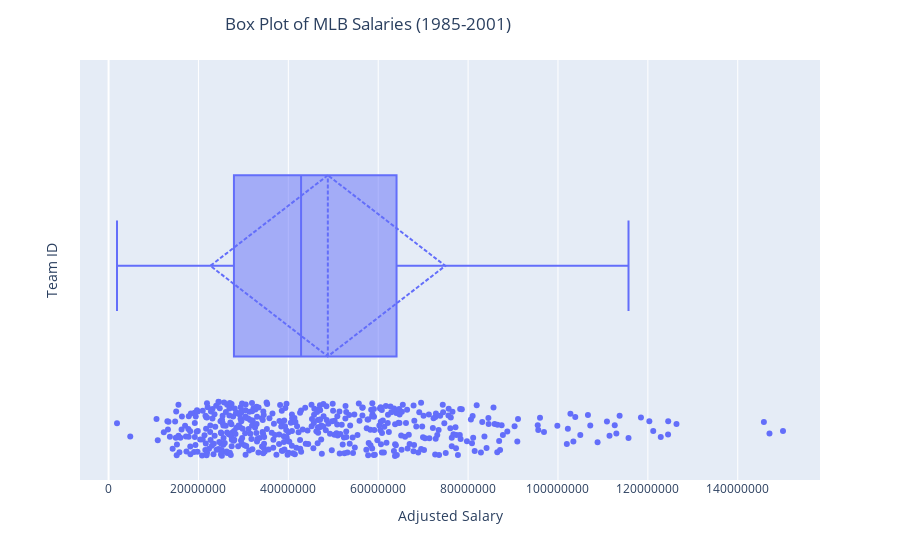

The notebook cell this image was saved under:
### Code cell
# Filter dataframe by ranges:

filtered_df = aggregated_df[(aggregated_df['yearID'] >= 1985) & (aggregated_df['yearID'] <= 2001)].copy()


# Boxplot with whiskers

plt.figure(figsize=(16, 6))
filtered_df['teamID'] = pd.Categorical(filtered_df['teamID'])
fig = px.box(filtered_df, x='adjusted_salary', category_orders={'teamID': filtered_df['teamID'].unique()}, 
             points="all", hover_data=['teamID', 'yearID'])
fig.update_traces(boxmean='sd', jitter=0.3, pointpos=-1.8) 
fig.update_layout(xaxis_tickformat='${:,0f}M',
                  boxmode='group',
                  title='Box Plot of MLB Salaries (1985-2001)',
                  xaxis_title='Adjusted Salary',
                  yaxis_title='Team ID',
                  title_x=0.25
                  )

# Save boxplot to "Output" folder

plt.savefig("Output/boxplot_pre.png")

# Display boxplot

fig.show()

### Figure 1 — Plotly figure (JSON) as saved in the notebook; plotly's stock layout.template omitted (floating-point values rounded to 4 significant figures; data arrays with more than 128 entries replaced by an {"elided": "..."} marker saying what was removed)
{"data": [{"alignmentgroup": "True", "boxmean": "sd", "boxpoints": "all", "customdata": {"elided": "468x2 mixed values"}, "hovertemplate": "adjusted_salary=%{x}<br>teamID=%{customdata[0]}<br>yearID=%{customdata[1]}<extra></extra>", "jitter": 0.3, "legendgroup": "", "marker": {"color": "#636efa"}, "name": "", "notched": false, "offsetgroup": "", "orientation": "h", "pointpos": -1.8, "showlegend": false, "type": "box", "x": {"elided": "468 int values"}, "x0": " ", "xaxis": "x", "y0": " ", "yaxis": "y"}], "layout": {"boxmode": "group", "legend": {"tracegroupgap": 0}, "margin": {"t": 60}, "title": {"text": "Box Plot of MLB Salaries (1985-2001)", "x": 0.25}, "xaxis": {"anchor": "y", "domain": [0, 1], "tickformat": "${:,0f}M", "title": {"text": "Adjusted Salary"}}, "yaxis": {"anchor": "x", "domain": [0, 1], "title": {"text": "Team ID"}}}}
